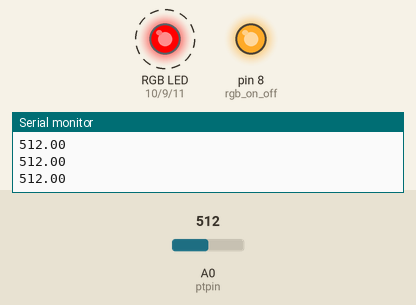
A sketch run on a simulated Arduino Uno, built with avr-gcc and run on an emulated ATmega328P. Parts: an RGB LED mixed from three pins (HIGH = lit), output pins drawn as LEDs (lit = HIGH), the last lines printed to the serial monitor. Dashed ring = blinking. The inputs (shaded band) are chosen by the test bench; at power-on: A0 (ptpin) = 512.

Above: at 1.9 s.
2.3 s: A0 (ptpin) set to 493
At 3.1 s:
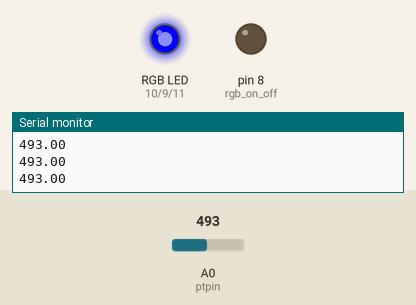
4.1 s: A0 (ptpin) set to 510
At 4.3 s:
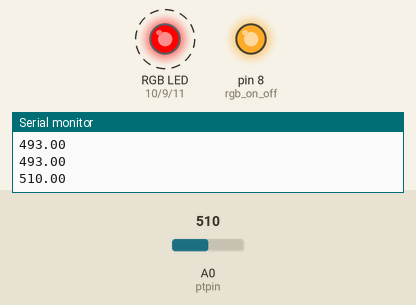
7.1 s: A0 (ptpin) set to 490
At 7.31 s:
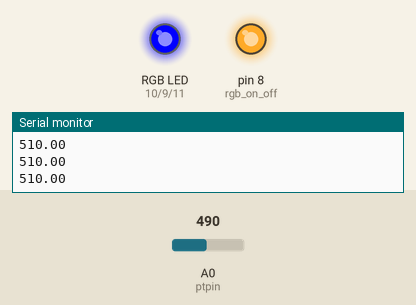
8.9 s: A0 (ptpin) set to 511
At 9.11 s:
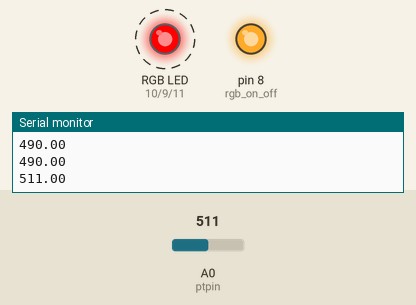
Timing chart, 0 to 12.9 s (numbered marks = the images above; inputs shaded):
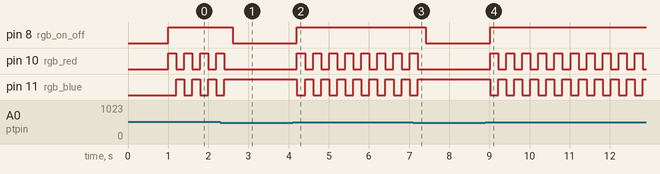

The sketch:

rgb_led_with_resistor.ino
```cpp
double ptvalue; // Photoresistant value
int rgb_red=10, rgb_green=9, rgb_blue=11;
int ptpin=A0;
int rgb_on_off=8;
void setcolor(int red, int green, int blue);

void setup() {
  Serial.begin(9600);
  pinMode(rgb_red, OUTPUT);
  pinMode(rgb_green, OUTPUT);
  pinMode(rgb_blue, OUTPUT);
  pinMode(rgb_on_off, OUTPUT);
  delay(1000);
}

void loop() {
  ptvalue=analogRead(ptpin);
  Serial.println(ptvalue);
  if (ptvalue>500) {
    digitalWrite(rgb_on_off, HIGH);
    setcolor(255, 0, 0);
    delay(200);
    setcolor(0, 0, 255);

  } else {
    digitalWrite(rgb_on_off, LOW);
  }
  delay(200);
}
void setcolor(int red, int green, int blue) {
  analogWrite(rgb_red, red);
  analogWrite(rgb_green, green);
  analogWrite(rgb_blue, blue);
}
```

Measured:
- the behaviour switches between 501 and 500 on A0 (ptpin) (found by bisection; images 0 and 1)
- after the input at 2.3 s, pin 8 (rgb_on_off): HIGH → LOW after 0.30 s; pin 10 (rgb_red): goes on until 2.4 s, then stays LOW; pin 11 (rgb_blue): goes on until 2.4 s, then stays HIGH
- after the input at 4.1 s, pin 8 (rgb_on_off): LOW → HIGH after 0.11 s; pin 10 (rgb_red), pin 11 (rgb_blue): alternates HIGH for 0.20 s and LOW for 0.20 s, starting after 0.11 s
- after the input at 7.1 s, pin 8 (rgb_on_off): HIGH → LOW after 0.31 s; pin 10 (rgb_red): goes on until 7.2 s, then stays LOW; pin 11 (rgb_blue): goes on until 7.2 s, then stays HIGH
- after the input at 8.9 s, pin 8 (rgb_on_off): LOW → HIGH after 0.12 s; pin 10 (rgb_red), pin 11 (rgb_blue): alternates HIGH for 0.20 s and LOW for 0.20 s, starting after 0.12 s
- by itself, pin 10 (rgb_red), pin 11 (rgb_blue): alternates HIGH for 0.20 s and LOW for 0.20 s
